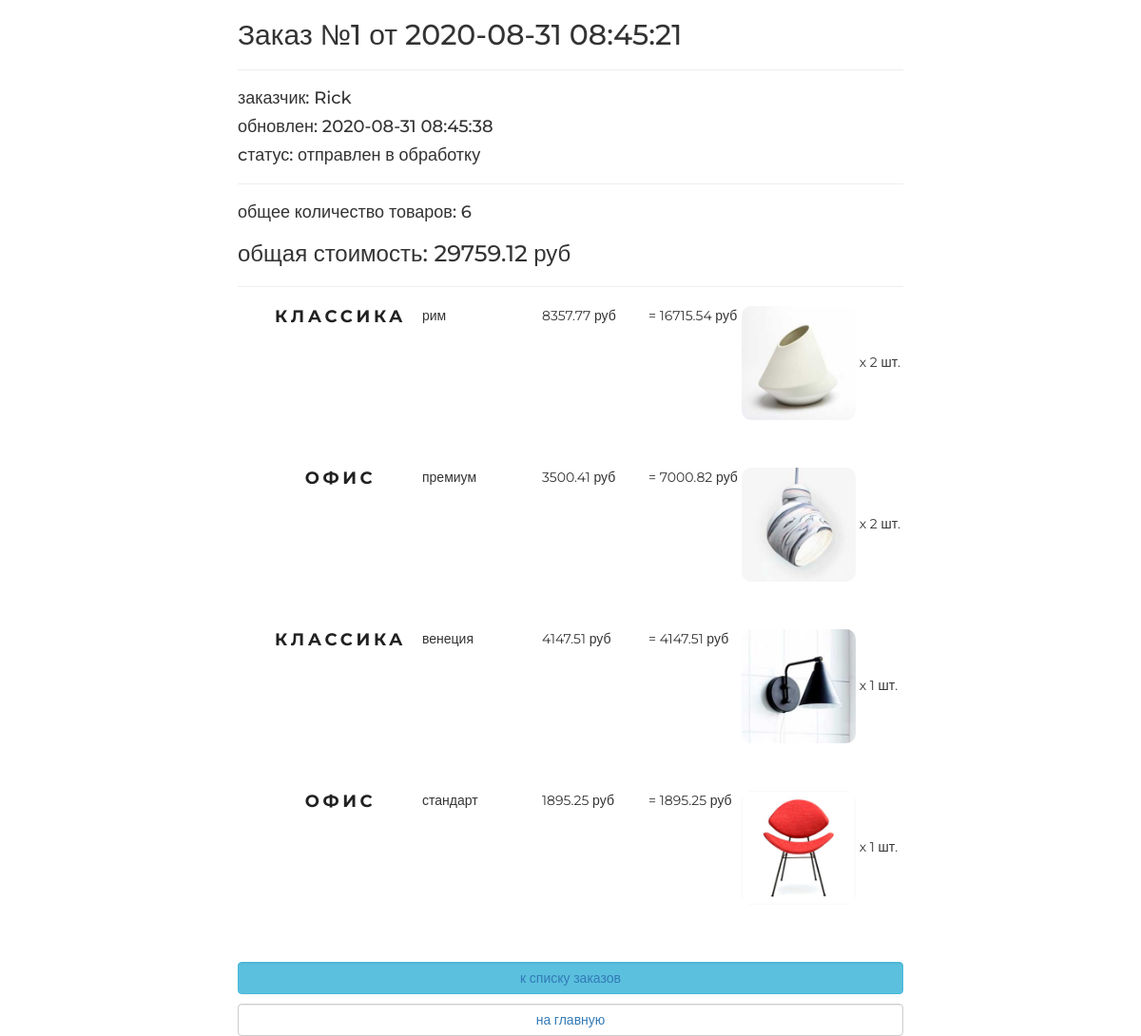
Screenshot of /order/read/1/ (signed in) with the database file from the repository.
### ordersapp/models.py (models this page shows, shortened)
class Order(models.Model):
    FORMING = 'FM'
    SENT_TO_PROCEED = 'STP'
    PROCEEDED = 'PRD'
    PAID = 'PD'
    READY = 'RDY'
    CANCEL = 'CNC'
    ORDER_STATUS_CHOICES = (
        (FORMING, 'формируется'),
        (SENT_TO_PROCEED, 'отправлен в обработку'),
        (PAID, 'оплачен'),
        (PROCEEDED, 'обрабатывается'),
        (READY, 'готов к выдаче'),
        (CANCEL, 'отменен'),
    )
    user = models.ForeignKey(settings.AUTH_USER_MODEL,
                             on_delete=models.CASCADE)
    created = models.DateTimeField(verbose_name='создан', auto_now_add=True)
    updated = models.DateTimeField(verbose_name='обновлен', auto_now=True)
    status = models.CharField(verbose_name='статус',
                              max_length=3,
                              choices=ORDER_STATUS_CHOICES,
                              default=FORMING)
    is_active = models.BooleanField(db_index=True, verbose_name='активен', default=True)
    class Meta:
        ordering = ('-created',)
        verbose_name = 'заказ'
        verbose_name_plural = 'заказы'
    def get_total_quantity(self):
        items = self.orderitems.select_related()
        return sum(list(map(lambda x: x.quantity, items)))
    def get_total_cost(self):
        items = self.orderitems.select_related()
        return sum(list(map(lambda x: x.quantity * x.product.price, items)))

class OrderItem(models.Model):
    objects = OrderItemQuerySet.as_manager()
    order = models.ForeignKey(Order,
                              related_name="orderitems",
                              on_delete=models.CASCADE)
    product = models.ForeignKey(Product,
                                verbose_name='продукт',
                                on_delete=models.CASCADE)
    quantity = models.PositiveIntegerField(verbose_name='количество',
                                           default=0)
    def get_product_cost(self):
        return self.product.price * self.quantity

### authapp/models.py (models this page shows, shortened)
class ShopUser(AbstractUser):
    avatar = models.ImageField(upload_to='users_avatars', blank=True)
    age = models.PositiveIntegerField(verbose_name='возраст', default=18)
    activation_key = models.CharField(max_length=128, blank=True)
    activation_key_expires = models.DateTimeField(default=(now() + timedelta(hours=48)))

### mainapp/models.py (models this page shows, shortened)
class Product(models.Model):
    category = models.ForeignKey(ProductCategory, on_delete=models.CASCADE)
    name = models.CharField(verbose_name='product_name', max_length=128)
    image = models.ImageField(upload_to='products_image', blank=True)
    short_desc = models.CharField(verbose_name='short_description', max_length=60, blank=True)
    description = models.TextField(verbose_name='description', blank=True)
    price = models.DecimalField(verbose_name='product_price', max_digits=8, decimal_places=2, default=0)
    quantity = models.PositiveIntegerField(verbose_name='product_quantity', default=0)
    is_active = models.BooleanField(db_index=True, verbose_name='активна', default=True)

class ProductCategory(models.Model):
    name = models.CharField(verbose_name='name', max_length=64, unique=True)
    description = models.TextField(verbose_name='description', blank=True)
    is_active = models.BooleanField(db_index=True, verbose_name='активна', default=True)

### ordersapp/views.py (the view)
# urls.py: re_path(r'^read/(?P<pk>\d+)/$', ordersapp.OrderRead.as_view(), name='order_read'),
class OrderRead(DetailView):
    model = Order
    def get_context_data(self, **kwargs):
        context = super(OrderRead, self).get_context_data(**kwargs)
        context['title'] = 'заказ/просмотр'
        return context
    @method_decorator(login_required())
    def dispatch(self, *args, **kwargs):
        return super(DetailView, self).dispatch(*args, **kwargs)

### adminapp/templatetags/my_tags.py (called while the page is built)
@register.filter(name='media_folder_products')
def media_folder_products(string):
    if not string:
        string = 'products_image/default.jpg'
    return f'{settings.MEDIA_URL}{string}'

### mainapp/context_processors.py (called while the page is built)
def basket(request):
   basket = []
   if request.user.is_authenticated:
       basket = request.user.basket.select_related()
   return {
       'basket': basket,
   }

### ordersapp/templates/ordersapp/order_detail.html
{% extends "ordersapp/base.html" %}
{% load static %}
{% load my_tags %}
{% block content %}
    {% include 'ordersapp/includes/inc_order_summary.html' %}
    <div class="basket_list">
        {% for item in object.orderitems.select_related %}
            <div class="basket_record">
                <img class="basket_order_image" src="{{ item.product.image|media_folder_products }}" alt="{{ item.product.short_desc }}">
                <span class="category_name">{{ item.product.category.name }}</span>
                <span class="product_name">{{ item.product.name }}</span>
                <span class="product_price">{{ item.product.price }}&nbspруб</span>
                <span class="product_quantitiy">x {{ item.quantity }} шт.</span>
                <span class="product_cost"> = {{ item.get_product_cost }}&nbspруб</span>
            </div>
        {% endfor %}
    </div>
    {% include 'ordersapp/includes/inc_order_actions.html' %}
{% endblock %}

### ordersapp/templates/ordersapp/includes/inc_order_summary.html (shortened to what this page needs)
{% if object %}
   <div class="h2">
       Заказ №{{ object.pk }} от {{ object.created|date:"Y-m-d H:i:s" }}
   </div>
   <hr>
   <div class="h4">заказчик: {{ user.last_name }} {{ user.first_name }} </div>
   <div class="h4">обновлен: {{ object.updated|date:"Y-m-d H:i:s" }}</div>
   <div class="h4">cтатус: {{ object.get_status_display }}</div>
   <hr>
   <div class="h4">
       общее количество товаров:
       <span class="order_total_quantity">
           {{ object.get_total_quantity }}
       </span>
   </div>
   <div class="h3">
       общая стоимость:
       <span class="order_total_cost">
           {{ object.get_total_cost }}
       </span> руб
   </div>
{% endif %}
<hr>

### static/css/style.css (style rules this page uses)
* { margin: 0; padding: 0; }
html,body { height: 100%; }
.category_name { font-family: Montserrat; font-size: 18px; font-weight: bold; line-height: 1.33; letter-spacing: 3.6px; text-align: center; color: #212121; text-decoration: none; text-transform: uppercase; }
.basket_order_image { width:120px; border-radius:10px; }

### static/css/style_2.css (style rules this page uses)
* { margin: 0; padding: 0; }
body { font-family: 'Montserrat', sans-serif; }
html, body { height: 100%; }
.basket_list { width: 700px; }
.basket_list span.category_name { margin-left: 2em; width: 8em; position: relative; display: block; float: left; }
.basket_list span.product_name { margin-left: 1em; width: 8em; position: relative; display: block; float: left; }
.basket_list span.product_price { margin-left: 1em; width: 7em; position: relative; display: block; float: left; }
.basket_list span.product_cost { margin-left: 1em; width: 7em; position: relative; display: block; float: left; }
.basket_list .basket_record { position: relative; display: block; height: 170px; float: none; }

### rows the page displays
Order: pk "1", created "2020-08-31 08:45:21", updated "2020-08-31 08:45:38", status "отправлен в обработку", get_total_quantity "6", get_total_cost "29759.12"
ShopUser: first_name "Rick"
OrderItem: product.image|media_folder_products (picture), product.category.name "КЛАССИКА", product.name "рим", product.price "8357.77", quantity "2", get_product_cost "16715.54"
OrderItem: product.image|media_folder_products (picture), product.category.name "ОФИС", product.name "премиум", product.price "3500.41", quantity "2", get_product_cost "7000.82"
OrderItem: product.image|media_folder_products (picture), product.category.name "КЛАССИКА", product.name "венеция", product.price "4147.51", quantity "1", get_product_cost "4147.51"
OrderItem: product.image|media_folder_products (picture), product.category.name "ОФИС", product.name "стандарт", product.price "1895.25", quantity "1", get_product_cost "1895.25"
